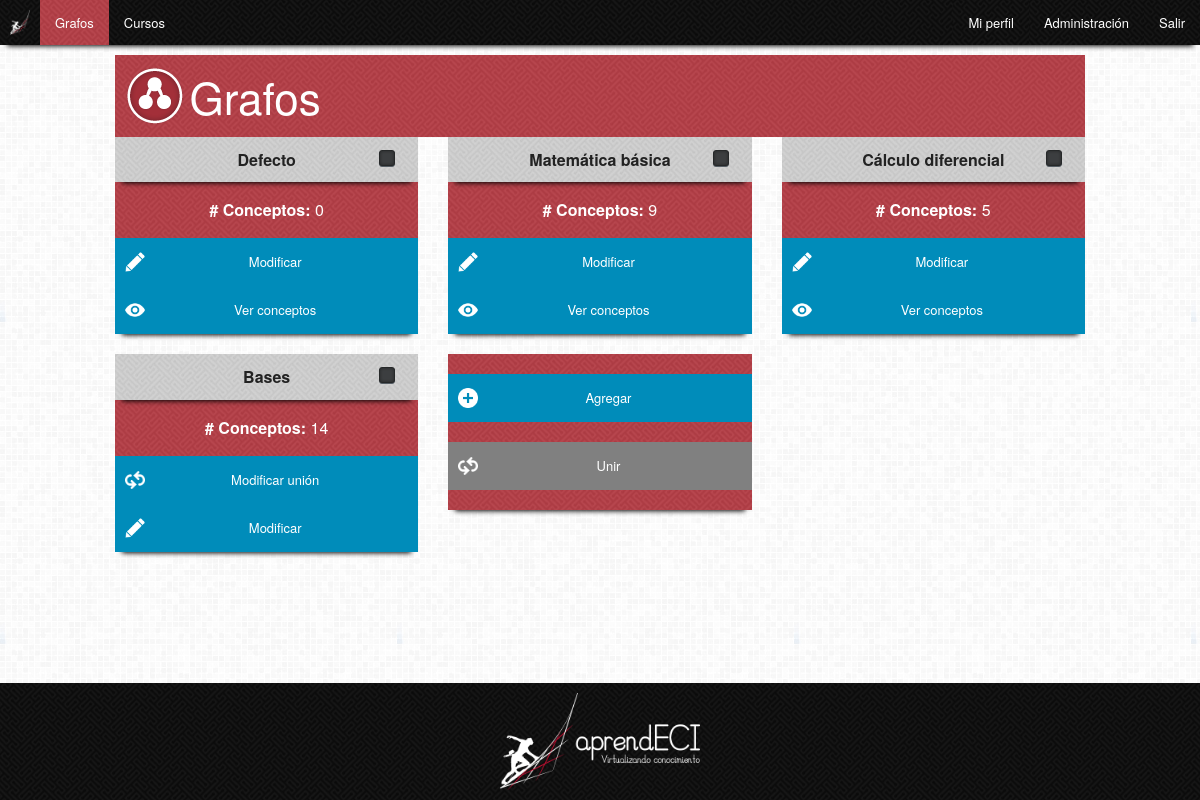
The app's page /aprendeci/grafos/ (signed in) with its own data.
### Aprendeci/models.py (models this page shows, shortened)
class Grafo(models.Model):
    nombre = models.CharField(max_length=100)
    descripcion = models.CharField(max_length=500)
    x = models.IntegerField(default=0)
    y = models.IntegerField(default=0)
    grafoPadre = models.ForeignKey("self", blank=True, null=True)
    def numero_de_conceptos(self):
        numConceptos = self.concepto_set.all().count()
        for grafo in self.grafo_set.all():
            numConceptos += grafo.concepto_set.all().count()
        return numConceptos

### Aprendeci/views/viewsProfesor.py (the view)
class GrafosView(LoginRequiredMixin, ListView):
    model = Grafo
    template_name = "Aprendeci/profesor/grafo/grafos.html"

### Aprendeci/templates/Aprendeci/profesor/grafo/grafos.html (shortened to what this page needs)
{% extends "_layouts/base.html" %}
{% load staticfiles %}
{% load django_bootstrap_breadcrumbs %}
{% block styles %}
    <link rel="stylesheet" href="{% static "css/style.css" %}" />
{% endblock %}
{% block preheader %}
    {% include "Aprendeci/profesor/topbar.html" with active_tab="grafos" %}
{% endblock %}
{% block header %}
    <div class="encabezado">
        <img class="icon" alt="grafo" src="{% static "img/icons/grafo.png" %}" />
        <h1>Grafos</h1>
    </div>
{% endblock %}
{% block content %}
    {% for grafo in grafo_list %}
        {% if forloop.counter0|divisibleby:"3" %}
            {% if forloop.counter0 > 0 %}
                </div>
            {% endif %}
            <div class="row">
        {% endif %}
        <div class="small-4 columns">
            <div class="grafoItem">
                <div class="header">
                    <p class="nombre">{{ grafo.nombre }}</p>
                    <input class="grafoCheck" type="checkbox" name="grafo" id="checked{{ grafo.id }}" value="{{ grafo.id }}" /><label for="checked{{ grafo.id }}"><span></span></label>
                </div>
                <div class="conceptos"><span># Conceptos: </span>{{ grafo.numero_de_conceptos }}</div>
                <div class="botones">
                    {% if grafo.grafo_set.all.count == 0 %}
                        <a href="{% url "Aprendeci:grafo" grafo.id %}" class="button small modificar">Modificar</a>
                        <a href="{% url "Aprendeci:conceptos" grafo.id %}" class="button small ver">Ver conceptos</a>
                    {% else %}
                        <a href="{% url "Aprendeci:unirgrafos" %}?grafo1={{ grafo.grafo_set.all.0.id }}&grafo2={{ grafo.grafo_set.all.1.id }}" class="button small unir">Modificar unión</a>
                        <a href="{% url "Aprendeci:grafo" grafo.id %}" class="button small modificar">Modificar</a>
                    {% endif %}
                </div>
            </div>
        </div>
        {% if forloop.last %}
            {% if forloop.counter|divisibleby:"3" %}
                </div>
                <div class="row">
                    <div class="small-4 columns">
                        <div class="grafoItem">
                            <a href="{% url "admin:Aprendeci_grafo_add" %}" class="button small agregar">Agregar</a>
                            <a id="unirGrafos" href="{% url "Aprendeci:unirgrafos" %}" class="button small unir">Unir</a>
                        </div>
                    </div>
                </div>
            {% else %}
                <div class="small-4 columns end">
                    <div class="grafoItem">
                        <a href="{% url "admin:Aprendeci_grafo_add" %}" class="button small agregar">Agregar</a>
                        <a id="unirGrafos" href="{% url "Aprendeci:unirgrafos" %}" class="button small unir">Unir</a>
                    </div>
                </div>
                </div>
            {% endif %}
        {% endif %}
    {% endfor %}
{% endblock %}

### assets/css/style.css (style rules this page uses)
html, body { height: 100%; }
body { background-image: url("../img/bg.png"); padding: 0; margin: 0; }
h1, h2, h3, h4, h5, h6 { color: #000; display: inline-block; margin: 0; vertical-align: middle; }
img { display: inline-block; vertical-align: middle; }
p { display: inline; }
.encabezado { background: #A22F38 url("../img/mazeRed.png"); padding: 10px; }
.encabezado h1 { color: #FFF; }
.button.small { background-position: 10px center; background-repeat: no-repeat; background-size: 20px; margin: 0; padding-left: 45px; }
.button.small.inactivo { background-color: #808080; cursor: not-allowed; }
.agregar { background-image: url("../img/icons/add.png"); }
.modificar { background-image: url("../img/icons/edit.png"); }
.unir { background-image: url("../img/icons/union.png"); }
.ver { background-image: url("../img/icons/eye.png"); }
.grafoItem, .cursoItem { background: #A22F38 url("../img/mazeRed.png"); box-shadow: 0 8px 5px -7px #000; margin: 0 0 20px; text-align: center; }
.grafoItem .header, .cursoItem .header { background: #D4D4D4 url("../img/mazeGray.png"); box-shadow: 0 8px 5px -7px #000; padding: 10px 0; }
.grafoItem .header .nombre, .cursoItem .header .nombre { display: inline; font-weight: bold; margin: 0; }
.grafoItem .header .grafoCheck + label { margin: 0px; position: absolute; right: 35px; }
.grafoItem .header .grafoCheck + label span { background: url("../img/checkSheet.png") left top no-repeat; cursor: pointer; display: inline-block; height: 19px; width: 19px; vertical-align: bottom; }
.grafoItem .conceptos, .cursoItem .estudiantes { color: #FFF; margin: 20px 0; }
.grafoItem .conceptos span, .cursoItem .estudiantes span { font-weight: bold; }
.grafoItem .button, .cursoItem .button { width: 100%; }
.grafoItem .agregar, .cursoItem .agregar { margin-bottom: 20px; margin-top: 20px; }
#unirGrafos { margin-bottom: 20px; }

### records on screen
Grafo: nombre "Defecto", numero_de_conceptos "0"
Grafo: nombre "Matemática básica", numero_de_conceptos "9"
Grafo: nombre "Cálculo diferencial", numero_de_conceptos "5"
Grafo: nombre "Bases", numero_de_conceptos "14"
